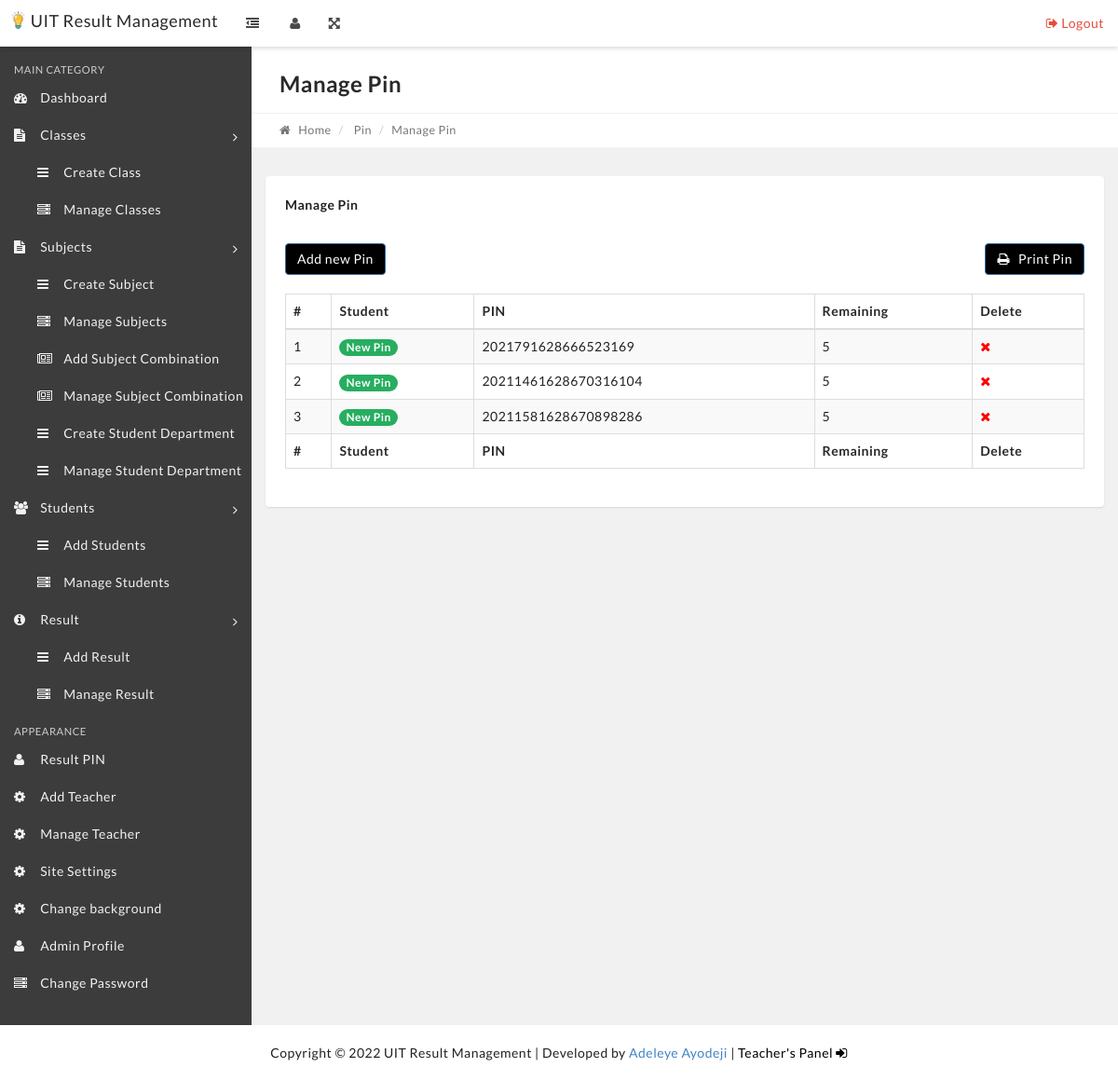
Screenshot of /manage-pin.php with the database file from the repository.
### tables this page shows
CREATE TABLE IF NOT EXISTS `settings` (
  `id` int(11) NOT NULL AUTO_INCREMENT,
  `title` varchar(10000) DEFAULT NULL,
  `description` text,
  `address1` longtext,
  `address2` longtext,
  `session` varchar(1000) DEFAULT NULL,
  `term` varchar(1000) DEFAULT NULL,
  `logo` varchar(1000) DEFAULT NULL,
  `siteback` varchar(1000) DEFAULT NULL,
  PRIMARY KEY (`id`)
);

CREATE TABLE IF NOT EXISTS `tblpin` (
  `id` int(11) NOT NULL AUTO_INCREMENT,
  `pin` varchar(1000) DEFAULT NULL,
  `keytext` longtext,
  `student_id` int(251) DEFAULT NULL,
  `rem` int(251) DEFAULT '5',
  `created_at` timestamp NULL DEFAULT CURRENT_TIMESTAMP,
  `update_at` timestamp NULL DEFAULT CURRENT_TIMESTAMP ON UPDATE CURRENT_TIMESTAMP,
  PRIMARY KEY (`id`)
);

### manage-pin.php (the view, shortened to what this page needs)
<?php
include('includes/config.php');
if(strlen($_SESSION['alogin'])=="")
    {
    header("Location: index.php");
    }
    else{
?>
<?php include('includes/header.php');?>
<?php include('includes/topbar.php');?>
<div class="content-wrapper">
    <div class="content-container">
        <?php include('includes/leftbar.php');?>
        <div class="main-page">
            <div class="container-fluid">
                <div class="row page-title-div">
                    <div class="col-md-6">
                        <h2 class="title">Manage Pin</h2>
                    </div>
                </div>
                <div class="row breadcrumb-div">
                    <div class="col-md-6">
                        <ul class="breadcrumb">
                            <li><a href="dashboard.php"><i class="fa fa-home"></i> Home</a></li>
                            <li> Pin</li>
                            <li class="active">Manage Pin</li>
                        </ul>
                    </div>
                </div>
            </div>
            <section class="section">
                <div class="container-fluid">
                    <div class="row">
                        <div class="col-md-12" style="overflow: scroll;">
                            <div class="panel">
                                <div class="panel-heading">
                                    <div class="panel-title">
                                        <h5>Manage Pin</h5>
                                    </div>
                                </div>
                                <div class="panel-body p-20">
                                    <a href="javascript:;" id="generate" class="btn btn-primary"
                                        style="background: black;color: white;">
                                        Add new Pin
                                    </a> <a href="javascript:void();" class="btn btn-primary"
                                        style="background: black;color: white;float: right;"
                                        onclick="printDiv('printableArea')">
                                        <i class="fa fa-print"></i> Print Pin
                                    </a><br><br>
                                    <div id="printableArea">
                                        <table id="example" class="display table table-striped table-bordered"
                                            cellspacing="0" width="100%">
                                            <thead>
                                                <tr>
                                                    <th>#</th>
                                                    <th>Student</th>
                                                    <th>PIN</th>
                                                    <th>Remaining</th>
                                                    <th>Delete</th>
                                                </tr>
                                            </thead>
                                            <tfoot>
                                                <tr>
                                                    <th>#</th>
                                                    <th>Student</th>
                                                    <th>PIN</th>
                                                    <th>Remaining</th>
                                                    <th>Delete</th>
                                                </tr>
                                            </tfoot>
                                            <tbody>
                                                <?php $sql = "SELECT * from tblpin";
$query = $dbh->prepare($sql);
$query->execute();
$results=$query->fetchAll(PDO::FETCH_OBJ);
$cnt=1;
if($query->rowCount() > 0)
{
foreach($results as $result)
{   ?>
                                                <tr>
                                                    <td><?php echo htmlentities($cnt);?></td>
                                                    <td>
                                                        <?php
                                                               $tqid = $result->student_id;
                                                               $sql2 = "SELECT * from tblstudents WHERE StudentId = '$tqid' ";
                                                                $tq = mysqli_query($con,$sql2);
                                                                $tr = mysqli_fetch_assoc($tq);
                                                                echo $tr["StudentName"] != null ? $tr["StudentName"] : "<span class='badge badge-success'>New Pin</span>";
                                                                ?>
                                                    </td>
                                                    <td><?php echo htmlentities($result->keytext);?></td>
                                                    <td>
                                                        <?php echo htmlentities($result->rem);?>
                                                    </td>
                                                    <td>
                                                        <a href="manage-pin.php?del=<?php echo htmlentities($result->id);?>"
                                                            onclick="confirm('do you really want to delete this student');"><i
                                                                class="fa fa-remove" title="Delete Student"
                                                                style="color: red;"></i> </a>
                                                    </td>
                                                </tr>
                                                <?php $cnt=$cnt+1;}} ?>
                                            </tbody>
                                        </table>
                                    </div>
                                </div>
                            </div>
                        </div>
                    </div>
                </div>
        </div>
    </div>
</div>
</div>
<?php include 'includes/credit.php'; ?>
</body>
</html>
<?php } ?>

### includes/topbar.php (shortened to what this page needs)
<nav class="navbar top-navbar bg-white box-shadow">
          	<div class="container-fluid">
                  <div class="row">
                      <div class="navbar-header no-padding">
              			<a class="navbar-brand" href="dashboard.php" style="color: black;">
              			   <?php
                          $stmt = $dbh->query("SELECT * FROM settings");
                          $rowww = $stmt->fetch(PDO::FETCH_OBJ);
                          ?>
                          <img src="images/<?php echo htmlentities($rowww->logo); ?>" style="float: left;height: 19px;margin-right: 6px;">
                          <?php
                          echo htmlentities($rowww->title);
                          ?>
              			</a>
                          <span class="small-nav-handle hidden-sm hidden-xs"><i class="fa fa-outdent"></i></span>
              		</div>
              		<div class="collapse navbar-collapse" id="navbar-collapse-1">
              			<ul class="nav navbar-nav" data-dropdown-in="fadeIn" data-dropdown-out="fadeOut">
                              <?php
                              if (!isset($_SESSION["teacher"])) {
                                  ?>
                                   <li class="hidden-sm hidden-xs"><a href="#" class="user-info-handle"><i class="fa fa-user"></i></a></li>
                                  <?php
                              }
                              ?>
                              <li class="hidden-sm hidden-xs"><a href="#" class="full-screen-handle"><i class="fa fa-arrows-alt"></i></a></li>
              			</ul>
              			<ul class="nav navbar-nav navbar-right" data-dropdown-in="fadeIn" data-dropdown-out="fadeOut">
              				    <li><a href="logout.php" class="color-danger text-center"><i class="fa fa-sign-out"></i> Logout</a></li>
              			</ul>
              		</div>
                  </div>
          	</div>
          </nav>

### includes/credit.php
<?php
    $place = $_SERVER['REQUEST_URI'] == "/teacherlog.php" ? "fixed" : "static";
?>
<div class="credit" style="position: <?php echo $_SESSION ? "static" : $place; ?>;">
				   <?php
                            $stmt = $dbh->query("SELECT * FROM settings");
                            $rowwww = $stmt->fetch(PDO::FETCH_OBJ);
                            ?>
           Copyright &copy; <?php echo date("Y")." ". htmlentities($rowwww->title); ?> | Developed by <a href="https://adeleyeayodeji.com" target="_blank">Adeleye Ayodeji</a> | <?php
           	if (!isset($_SESSION["alogin"])) {
			?>
			<a href="teacherlog.php" style="color: black;">Teacher's Panel <i class="fa fa-sign-in"></i></a>
			<?php
		}else{
		   	?>
		   	<a href="logout.php" style="color: red;">Logout <i class="fa fa-sign-out"></i></a>
		   	<?php
		}
            ?>
        </div>

### css/main.css (style rules this page uses)
body,html { font-family:Poppins,sans-serif;font-weight:400;color:#494949;font-size:12px;line-height:1.75em }
@media (min-width:600px) { body,html { font-size:calc(12px + (14 - 12) * ((100vw - 600px)/ (1140 - 600))) } }
@media (min-width:1140px) { body,html { font-size:14px } }
a,abbr,acronym,address,b,big,blockquote,caption,center,cite,code,dd,del,dfn,dl,dt,em,fieldset,form,h1,h2,h3,h4,h5,h6,i,img,ins,kbd,label,legend,li,ol,p,pre,q,s,samp,small,strike,strong,sub,sup,table,tbody,td,tfoot,th,thead,tr,tt,u,ul,var { margin:0;padding:0 }
address,blockquote,dl,ol,p,pre,table,ul { margin-bottom:1.75em }
.h1,.h2,.h3,.h4,.h5,.h6,h1,h2,h3,h4,h5,h6 { font-family:Poppins,sans-serif;font-weight:400;color:#292929;clear:both }
.h2,h2 { font-size:23.5370033519px;margin-top:1.1152651681em;line-height:1.3383182017em;margin-bottom:.2514831227em }
@media (min-width:600px) { .h2,h2 { font-size:calc(23.5370033519px + (27.4598372439 - 23.5370033519) * ((100vw - 600px)/ (1140 - 600))) } }
@media (min-width:1140px) { .h2,h2 { font-size:27.4598372439px;margin-top:1.1152651681em;line-height:1.3383182017em;margin-bottom:.2474216814em } }
.h5,h5 { font-size:14.2011569368px;margin-top:1.8484409486em;line-height:2.2181291384em;margin-bottom:.3696881897em }
@media (min-width:600px) { .h5,h5 { font-size:calc(14.2011569368px + (16.5680164262 - 14.2011569368) * ((100vw - 600px)/ (1140 - 600))) } }
@media (min-width:1140px) { .h5,h5 { font-size:16.5680164262px;margin-top:1.8484409486em;line-height:2.2181291384em;margin-bottom:.3696881897em } }
ul { padding-left:1.1em }
table { width:100%;border-spacing:0;border-collapse:collapse;margin-bottom:2.375em }
@media (min-width:1140px) { table { margin-bottom:2.125em } }
th { text-align:left;color:#292929;padding:.21875em .875em }
@media (min-width:1140px) { th { padding:.4375em .875em } }
td { padding:.875em;padding:.21875em .875em }
@media (min-width:1140px) { td { padding:.4375em .875em } }
body { font-family:Poppins,sans-serif;-webkit-font-smoothing:antialiased;background-color:#f2f2f2;color:#494949;text-rendering:optimizeLegibility!important;letter-spacing:.5px;overflow-x:hidden }
a { outline:0!important;text-decoration:none!important;color:#494949;-webkit-transition:all .4s ease-in-out;transition:all .4s ease-in-out }
.bg-white { background-color:#fff;border-color:#fff;color:#494949!important }
.bg-white .navbar-nav>li>a { color:#494949 }
.color-danger { color:#e74c3c!important }
.p-20 { padding:20px!important }
.navbar { border-radius:0;border:0;margin-bottom:0 }
.navbar.box-shadow { box-shadow:0 2px 5px rgba(0,0,0,.15);z-index:10 }
.navbar-header { min-width:270px;padding-left:15px;-webkit-transition:all .4s ease-in-out;transition:all .4s ease-in-out;overflow:hidden }
.navbar-header .navbar-brand { padding:12px }
.small-nav-handle { display:inline-block;width:50px;height:50px;float:right;cursor:pointer;text-align:center }
.small-nav-handle .fa { line-height:50px }
@media (min-width:992px) { .top-navbar-fixed .top-navbar { position:fixed;width:100%;top:0;left:0;z-index:10 } }
@media (min-width:992px) { .top-navbar-fixed .content-wrapper { margin-top:50px } }
.content-wrapper { min-height:100vh;position:relative }
@media (min-width:769px) { .content-wrapper { display:table;width:100%;table-layout:fixed } }
@media (min-width:769px) { .content-container { display:table-row } }
@media (min-width:769px) { .left-sidebar,.main-page,.right-sidebar { display:table-cell;vertical-align:top } }
.main-page { width:100% }
.main-page a:not(.btn) { color:inherit }
.page-title-div { background:#fff;padding:15px }
.page-title-div .title { margin-top:10px }
.breadcrumb-div { background-color:#fff;padding:8px 15px;border-top:1px solid #f2f2f2;border-bottom:1px solid #f2f2f2;font-size:90%;color:#767676 }
.breadcrumb-div a { color:inherit }
.breadcrumb-div .breadcrumb { background:0 0;padding:0;margin:0 }
.breadcrumb-div .breadcrumb .fa { margin-right:5px }
.panel { box-shadow:0 1px 2px rgba(0,0,0,.1) }
.panel .panel-title h1,.panel .panel-title h2,.panel .panel-title h3,.panel .panel-title h4,.panel .panel-title h5,.panel .panel-title h6 { color:inherit!important;margin:0;line-height:30px }
.panel-heading { padding:5px }
.panel-heading .panel-title { margin-top:10px;padding-left:15px }
.badge.badge-success { background-color:#27ae60 }
.section { padding:30px 0 }
.btn .fa { margin-right:6px }

### rows the page displays
settings: logo (picture), title "UIT Result Management"
tblpin: keytext "2021791628666523169", rem "5"
tblpin: keytext "20211461628670316104", rem "5"
tblpin: keytext "20211581628670898286", rem "5"
